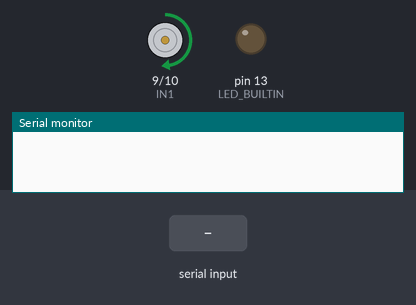
A sketch run on a simulated Arduino Uno, built with avr-gcc and run on an emulated ATmega328P. Shown: motor-driver pin pairs drawn as motors (green arrow = first pin HIGH = forward, orange = second pin HIGH = backward, longer = more drive, scaled by the enable pin), output pins drawn as LEDs (lit = HIGH), the last lines printed to the serial monitor. Inputs (shaded band) come from the test bench.

Above: at 1.2 s.
1.3 s: "w" received over Serial
At 2.5 s:
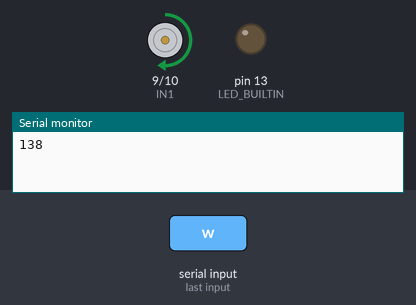
2.8 s: "0" received over Serial
At 3.9 s:
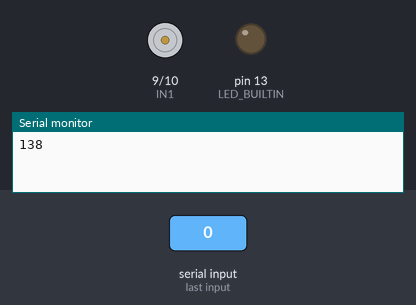
4.3 s: "s" received over Serial
5.8 s: "b" received over Serial
At 6.1 s:
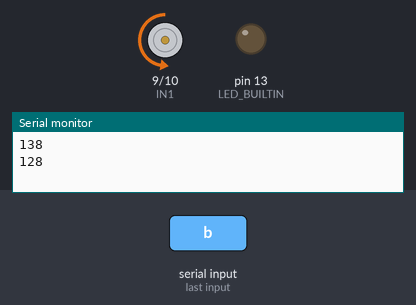
7.3 s: "w" received over Serial
At 8.5 s:
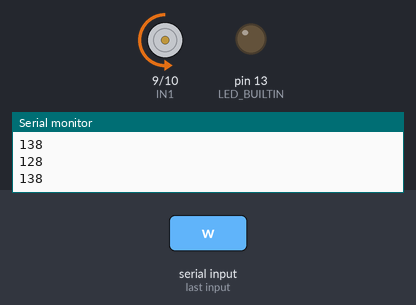
8.8 s: "f" received over Serial
At 9.6 s:
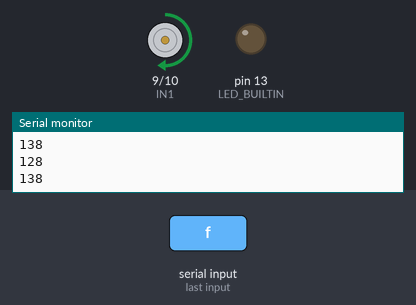
Timing chart, 0 to 11.3 s (numbered marks = the images above; inputs shaded):
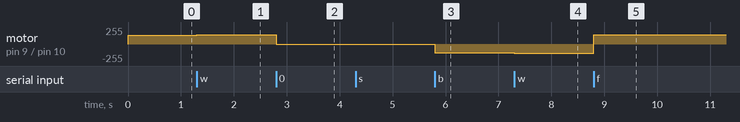

The sketch:

motorSpeed.ino
```cpp
// https://create.arduino.cc/projecthub/remnis/h-bridge-for-your-robot-025ae8
// https://howtomechatronics.com/tutorials/arduino/arduino-dc-motor-control-tutorial-l298n-pwm-h-bridge/

int IN1 = 9;
int IN2 = 10;
int enA = 11;

int motorSpeedA = 0;

void setup() {
  Serial.begin(9600);
  pinMode(LED_BUILTIN, OUTPUT);

  pinMode(enA, OUTPUT);
  pinMode(IN1, OUTPUT);
  pinMode(IN2, OUTPUT);


  // Set initial rotation direction
  // forward
  digitalWrite(IN1, HIGH);
  digitalWrite(IN2, LOW);

  // Initial speed
  motorSpeedA = 128;// 0~255

}

void loop() {


  analogWrite(enA, motorSpeedA); // Send PWM signal to motor A
}


void serialEvent() {
  while (Serial.available())
  {
    // get the new byte:
    char inChar = (char)Serial.read();

    if(inChar == '0')
    {
      digitalWrite(IN1, LOW);
      digitalWrite(IN2, LOW);

    }
    else if(inChar == 'f')
    {
      digitalWrite(IN1, HIGH);
      digitalWrite(IN2, LOW);

    }
    else if(inChar == 'b')
    {
      digitalWrite(IN1, LOW);
      digitalWrite(IN2, HIGH);

    }
    else if(inChar == 'w')
    {
      motorSpeedA = motorSpeedA + 10;

      if (motorSpeedA > 255)
      {
        motorSpeedA = 255;
      }

      Serial.println(motorSpeedA);

    }
    else if(inChar == 's')
    {
      motorSpeedA = motorSpeedA - 10;

      if (motorSpeedA < 0)
      {
        motorSpeedA = 0;
      }

      Serial.println(motorSpeedA);

    }


  }
}
```

Measured:
- after the input at 1.3 s, motor on pin 9 (IN1) / pin 10 (IN2): forward 128/255 → forward 138/255 at once
- after the input at 2.8 s, motor on pin 9 (IN1) / pin 10 (IN2): forward 138/255 → stopped at once
- after the input at 5.8 s, motor on pin 9 (IN1) / pin 10 (IN2): stopped → backward 128/255 at once
- after the input at 7.3 s, motor on pin 9 (IN1) / pin 10 (IN2): backward 128/255 → backward 138/255 at once
- after the input at 8.8 s, motor on pin 9 (IN1) / pin 10 (IN2): backward 138/255 → forward 138/255 at once
